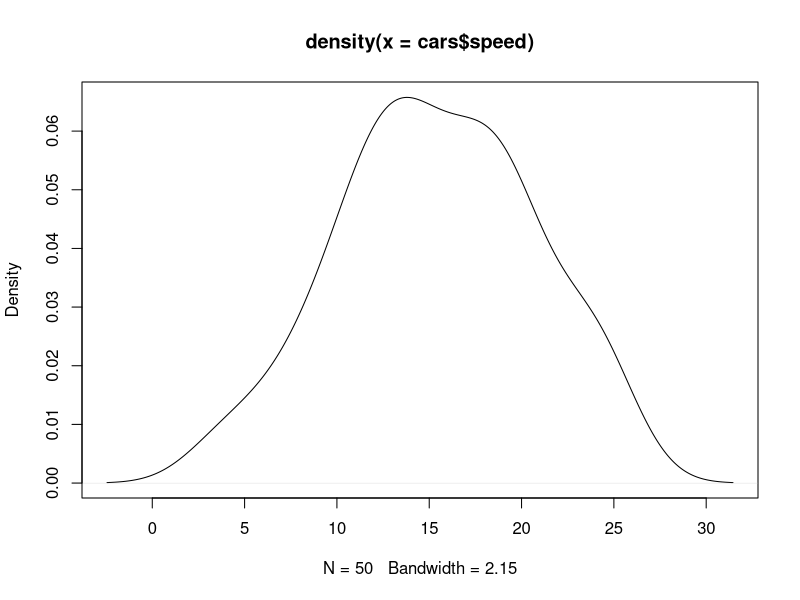
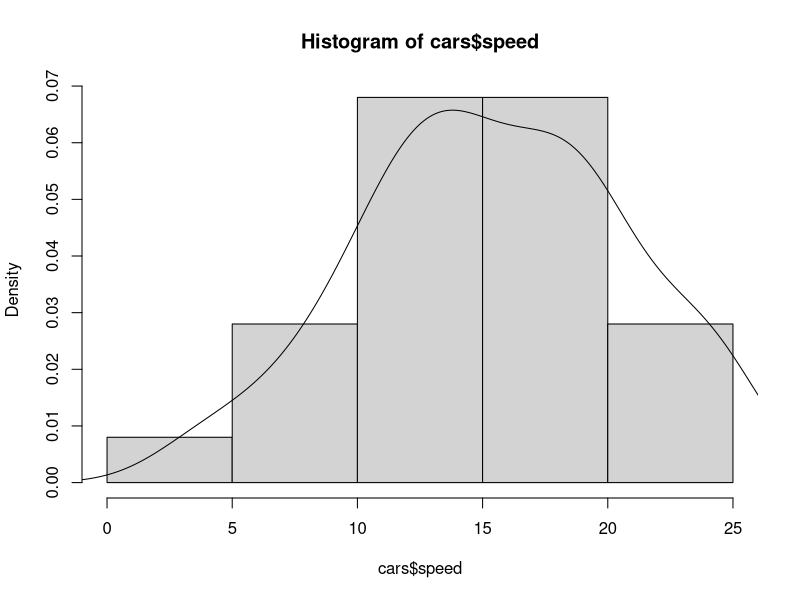
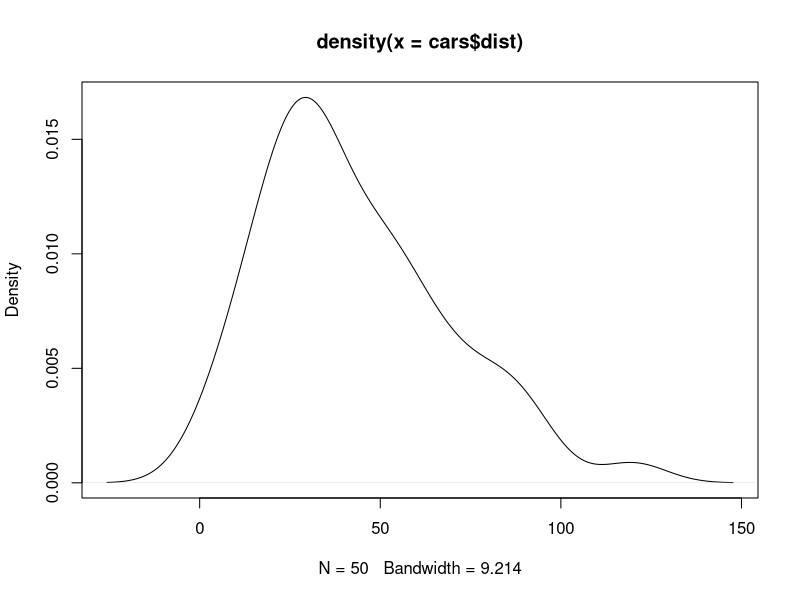
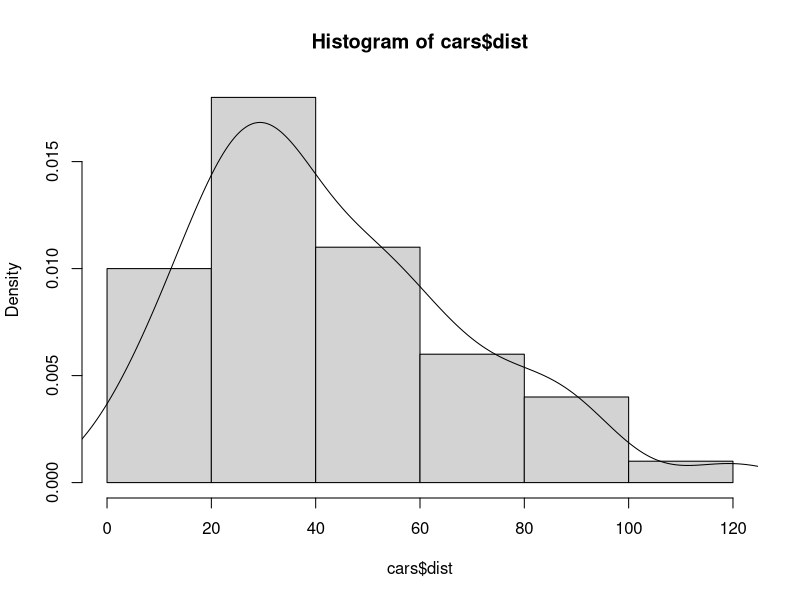
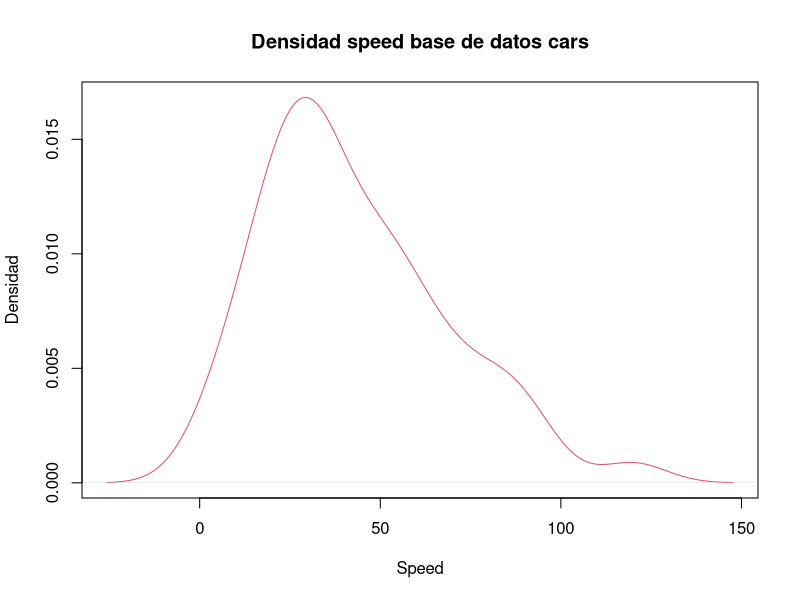
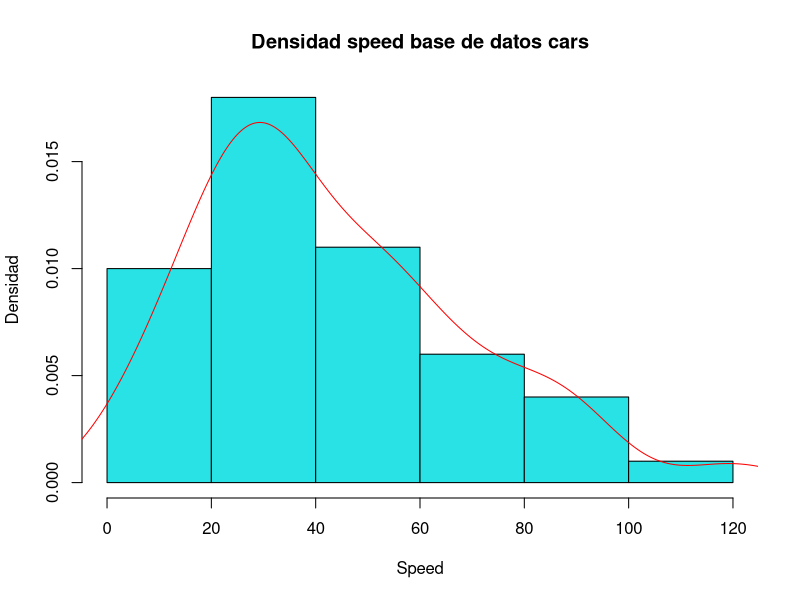

Reproduce these figures in R, in order.
## ---- chunk 1
cars
knitr::opts_chunk$set(echo = TRUE)
## ---- chunk 2
library(xtable)
#print(xtable::xtable(cars),type="html",html.tableattributes="border=0")
## ---- chunk 3
plot(density(cars$speed))
## ---- chunk 4
hist(cars$speed, freq = FALSE)
lines(density(cars$speed))
## ---- chunk 5
plot(density(cars$dist))
hist(cars$dist, freq = FALSE)
lines(density(cars$dist))

## ---- chunk 6
plot(density(cars$dist), main = "Densidad speed base de datos cars", ylab = "Densidad", xlab = "Speed", col=10)
hist(cars$dist, freq = FALSE, main = "Densidad speed base de datos cars", ylab = "Densidad", xlab = "Speed", col="509")
lines(density(cars$dist), col="red")
